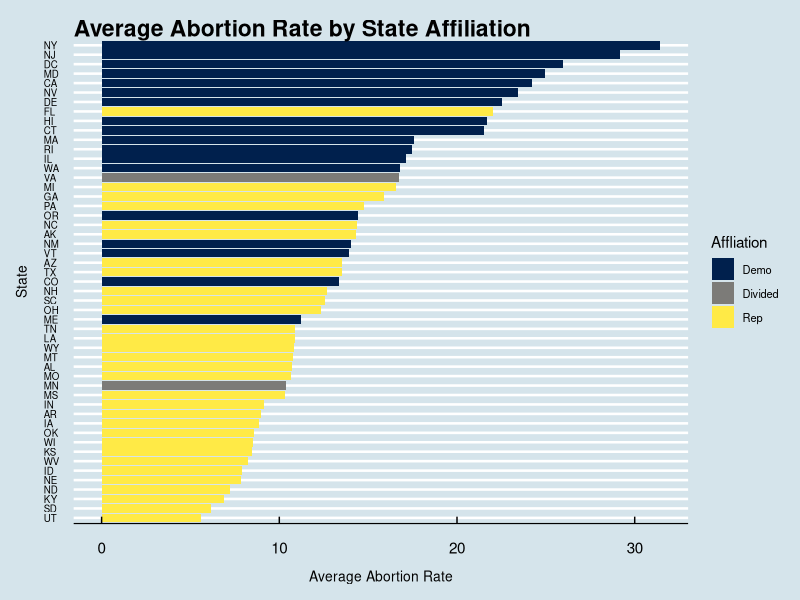
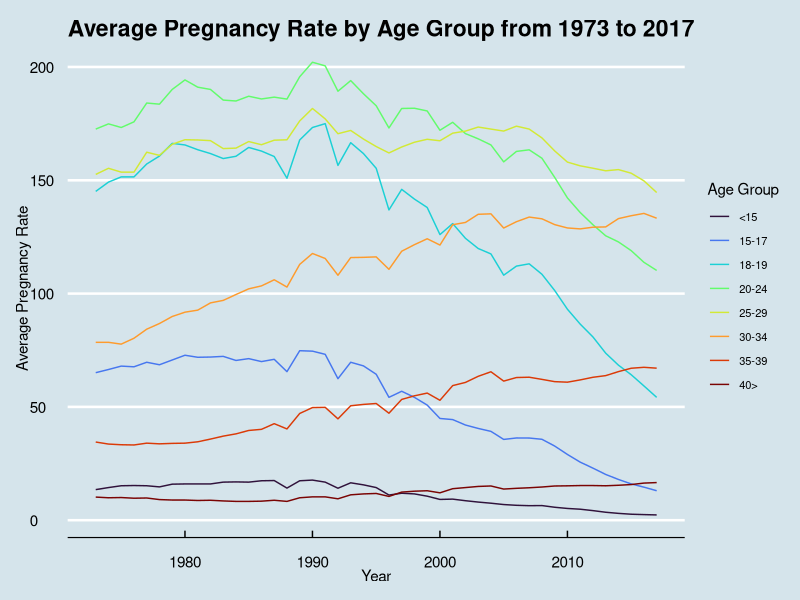
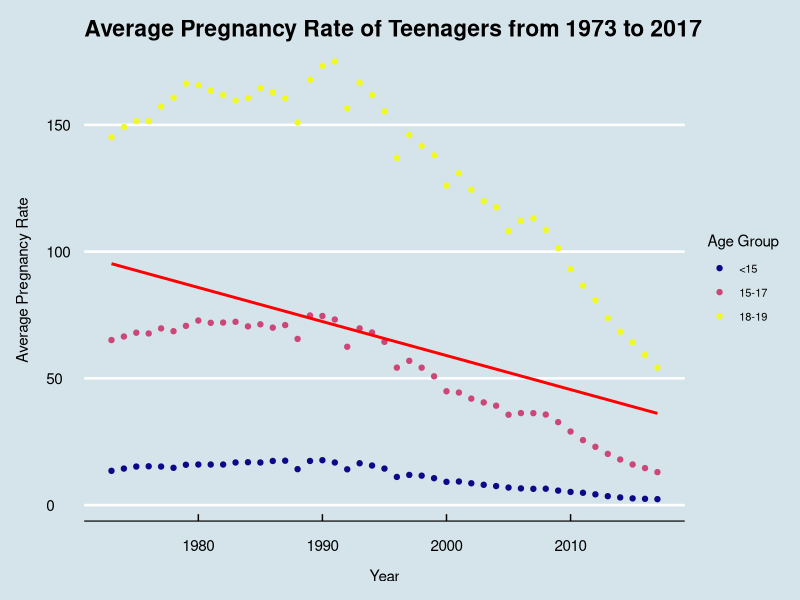
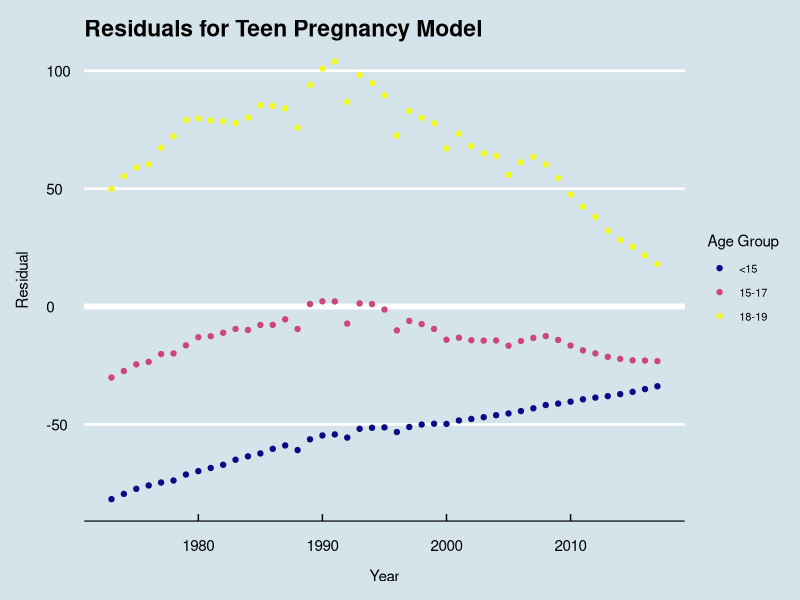

Source code (R) for these figures, in order:
## ---- chunk 1
suppressPackageStartupMessages(library(tidyverse))
pa_rates1 <- read_csv("../../../dataset/pa_rates1.csv")
state_aff <- read_csv("../../../dataset/MA6415-StateAffiliations - Sheet1.csv")
state_aff <- state_aff %>% rename("state" = "State")

colnames(pa_rates1) <- c('state', 'year', 'Age', 'PregnancyRate', 'AbortionRate', 'BirthRate', 'AbortionRatio', 'Pregnancies', 'Abortions', 'Births', 'Miscarriages', 'Population')
pa_rates1 %>% group_by(state) %>% summarise(AverageAbortionRate = mean(AbortionRate, na.rm=TRUE)) %>% inner_join(state_aff) %>% ggplot() + stat_summary(aes(x = reorder(state, AverageAbortionRate), y = AverageAbortionRate, fill = as.factor(Affiliation)), geom = "bar") + coord_flip() + scale_fill_viridis_d(option = "cividis") + labs(title = 'Average Abortion Rate by State Affiliation', x = 'State\n', y = '\nAverage Abortion Rate', fill = "Affliation") + ggthemes::theme_economist() +theme(axis.text.y = element_text(size = 7), axis.title = element_text(size = 10),legend.position = 'right', legend.text = element_text(size = 8))
## ---- chunk 2
pa_rates1 %>% group_by(year, Age) %>% summarise(AveragePregRate = mean(PregnancyRate, na.rm = TRUE)) %>% ungroup() %>% ggplot(aes(x = year, y = AveragePregRate, color = as.factor(Age))) + geom_line() + labs(title = 'Average Pregnancy Rate by Age Group from 1973 to 2017', x = 'Year', y = 'Average Pregnancy Rate', color = "Age Group") + ggthemes::theme_economist() +theme(legend.position = 'right', legend.text = element_text(size = 8)) + scale_color_viridis_d(option = "turbo")
## ---- chunk 3
library(modelr)

teenPregData <- pa_rates1 %>% group_by(year, Age) %>% summarise(AveragePregRate = mean(`PregnancyRate`, na.rm = TRUE)) %>% filter(Age %in% c("<15", "15-17", "18-19")) 

teenPregMod <- lm(AveragePregRate ~ year, data = teenPregData)

beta <- coef(teenPregMod)

teenPregData <- teenPregData %>% add_predictions(teenPregMod)

teenPregData %>% ggplot(aes(x = year)) + geom_point(aes(y = AveragePregRate, color = as.factor(Age))) + geom_line(aes(y = pred), data = teenPregData, color = "red", size = 1) + labs(title = 'Average Pregnancy Rate of Teenagers from 1973 to 2017', x = '\nYear', y = 'Average Pregnancy Rate\n', color = "Age Group") + ggthemes::theme_economist() +theme(legend.position = 'right', legend.text = element_text(size = 8)) + scale_color_viridis_d(option = "plasma")
## ---- chunk 4
teenPregData %>% add_residuals(teenPregMod) %>% ggplot(aes(year, resid)) + geom_ref_line(h=0) + geom_point(aes(color = as.factor(Age))) + labs(title = 'Residuals for Teen Pregnancy Model', x = '\nYear', y = 'Residual\n', color = "Age Group") + ggthemes::theme_economist() +theme(legend.position = 'right', legend.text = element_text(size = 8)) + scale_color_viridis_d(option = "plasma")
